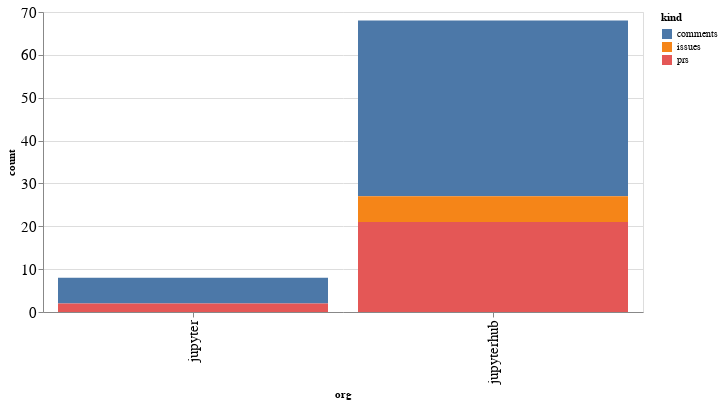

The code cell stored with this chart in its notebook:
### Code cell
alt.Chart(org_summaries, width=600).mark_bar().encode(
    x='org',
    y='count',
    color='kind',
    tooltip="org"
)

### Figure 1 — Vega-Lite specification as saved in the notebook (floating-point values rounded to 4 significant figures)
{"config": {"axisLeft": {"labelFontSize": 15}, "axisBottom": {"labelFontSize": 15}}, "data": {"name": "data-59b030f829eaded2da35a9bf1bd05444"}, "mark": "bar", "encoding": {"color": {"type": "nominal", "field": "kind"}, "tooltip": {"type": "nominal", "field": "org"}, "x": {"type": "nominal", "field": "org"}, "y": {"type": "quantitative", "field": "count"}}, "width": 600, "$schema": "https://vega.github.io/schema/vega-lite/v4.8.1.json", "datasets": {"data-59b030f829eaded2da35a9bf1bd05444": [{"org": "jupyter", "kind": "comments", "count": 6}, {"org": "jupyter", "kind": "prs", "count": 2}, {"org": "jupyterhub", "kind": "comments", "count": 41}, {"org": "jupyterhub", "kind": "issues", "count": 6}, {"org": "jupyterhub", "kind": "prs", "count": 21}]}}
